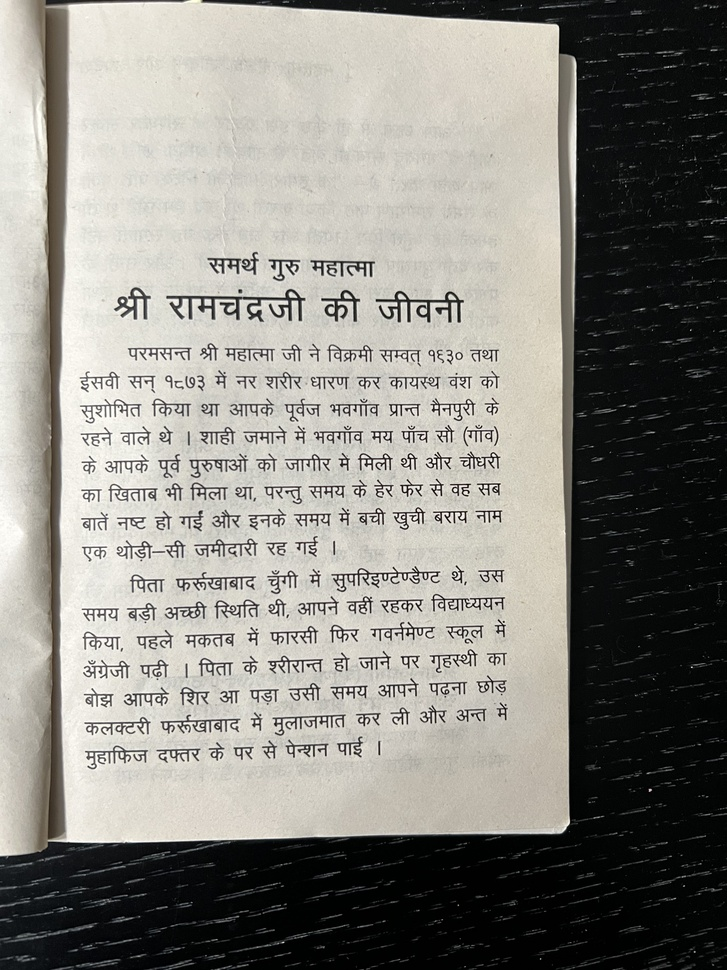
#> input picture inputtext/part1:4/IMG_7384.jpg, 727 x 970 px, shrunk from 3024 x 4032 before the run; its folder holds only this picture in this run
$ python main.py
#> lines starting #> are read from the running program, lines starting #| are printed output that depends on the picture; after the words box and inside, x2 and y2 are one past the last pixel; in counts of white or black regions, pixels touching at a corner belong together
from PIL import Image, ImageEnhance
import pytesseract as pt
import os

def preprocess_image(input_path):
#> called with input_path = 'inputtext/part1:4/IMG_7384.jpg'
    img = Image.open(input_path)
#> img is the input picture: PIL image 727x970 RGB; mean R, G, B 138.3, 136.5, 130.2

    # Convert to grayscale
    img = img.convert("L")
#> img: PIL image 727x970 L

    # Optionally apply enhancement to improve contrast
    enhancer = ImageEnhance.Contrast(img)
    img = enhancer.enhance(2.0)  # Adjust the contrast factor as needed
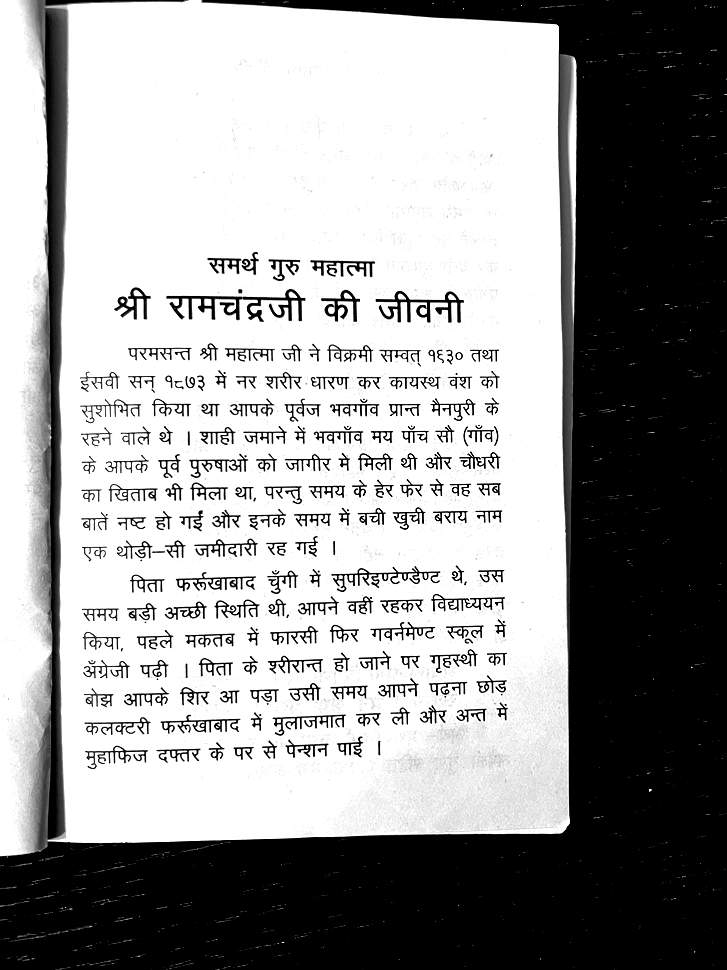
#> img: PIL image 727x970 L; min 0, max 255, mean 154.2

    # Apply thresholding to get a binary image (black & white)
    img = img.point(lambda p: p > 128 and 255)  # Adjust the threshold value as needed
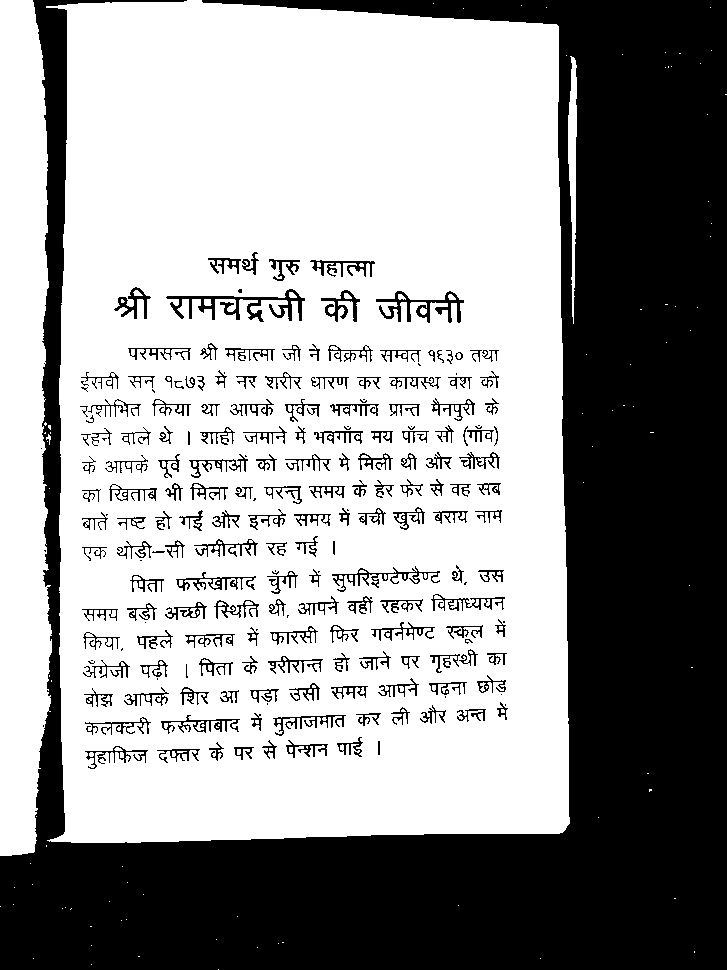
#> img: PIL image 727x970 L; 60.5% white; 212 black regions (43 under 20 px), largest, box (x1, y1, x2, y2) and area: (0, 0, 727, 970) 251011, (166, 289, 305, 322) 1352, (376, 291, 464, 323) 916
    return img

def main():
    # Path to your images
    base_input_path = "/Users/shhreya/hindi-ocr/inputtext/part1:4"
    base_output_path = "/Users/shhreya/hindi-ocr/outputtext/part1:4"

    # Ensure the base output directory exists
    os.makedirs(base_output_path, exist_ok=True)

    # Walk through the entire input directory- use os.walk
    for root, _, files in os.walk(base_input_path):
        for image_name in files:
            if not image_name.lower().endswith(('.png', '.jpg', '.jpeg', '.heic')):  # Handle image formats, but fin fact heic doesnt work
                continue

            input_path = os.path.join(root, image_name)

            # Get the relative path of the image (e.g., part1/4)
            relative_path = os.path.relpath(root, base_input_path)

            # Create the corresponding output folder
            output_folder = os.path.join(base_output_path, relative_path)
            os.makedirs(output_folder, exist_ok=True)

            try:
                # Preprocess the image
                img = preprocess_image(input_path)

                # Perform OCR
                text = pt.image_to_string(img, lang="hin")

                # Save the output text
                image_name_without_ext = os.path.splitext(image_name)[0]  # Remove the file extension
                output_file_path = os.path.join(output_folder, f"{image_name_without_ext}.txt")

                with open(output_file_path, "w", encoding='utf-8') as file:
                    file.write(text)

                print(f"Text extracted from {image_name} and saved to {output_file_path}")

            except Exception as e:
                print(f"Error processing {image_name}: {e}")

if __name__ == '__main__':
    main()
#> (the call stopped at in main, `text = pt.image_to_string(img, lang="hin")`: pytesseract is not available in this run)

$ run again, on inputtext/part1:4/IMG_7388.jpg
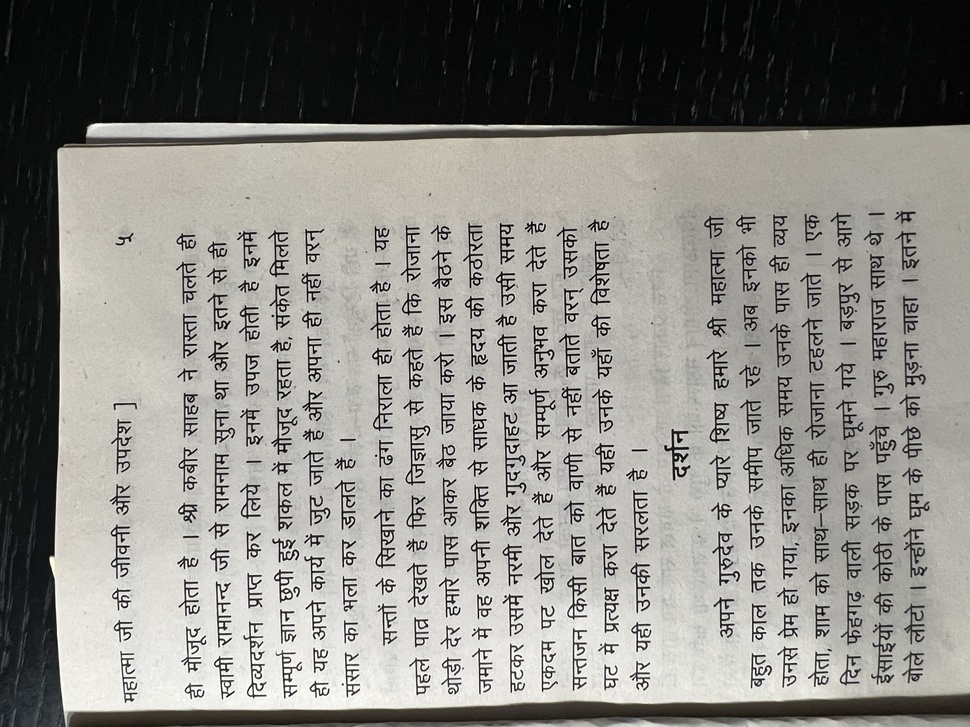
#> input picture inputtext/part1:4/IMG_7388.jpg, 970 x 727 px, shrunk from 4032 x 3024 before the run
#> in preprocess_image, img is the input picture: PIL image 970x727 RGB; mean R, G, B 137.6, 136.5, 131.8
#> in preprocess_image, `img = enhancer.enhance(2.0)`:
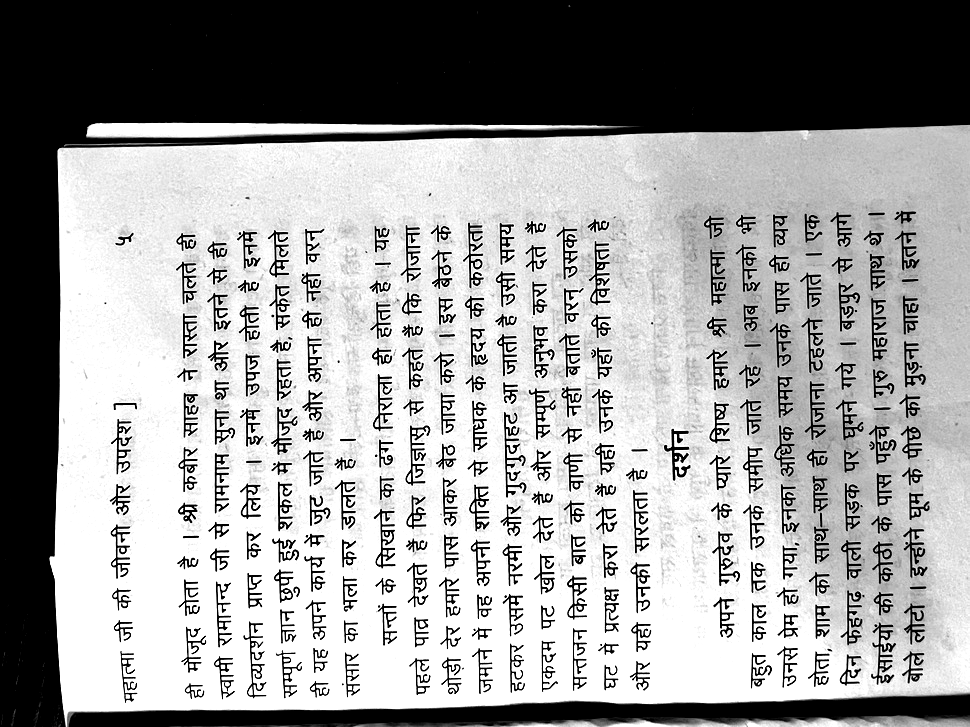
#> img: PIL image 970x727 L; min 0, max 255, mean 156
#> in preprocess_image, `img = img.point(lambda p: p > 128 and 255)`:
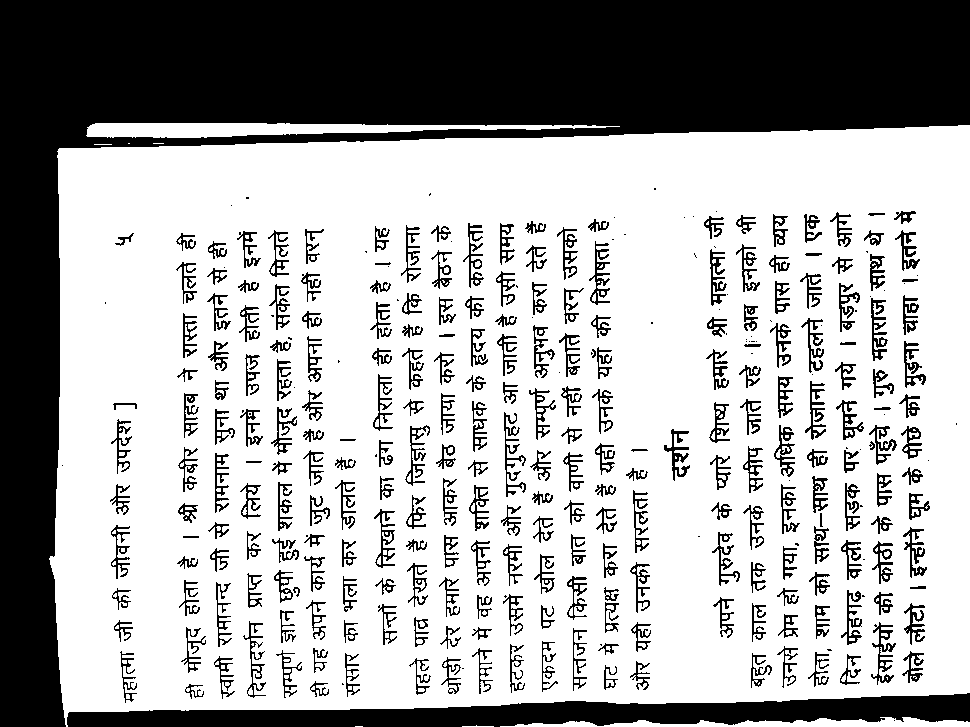
#> img: PIL image 970x727 L; 66.7% white; 324 black regions (71 under 20 px), largest, box (x1, y1, x2, y2) and area: (0, 0, 970, 727) 163010, (67, 693, 970, 727) 17509, (504, 412, 526, 497) 541

$ run again, on inputtext/part1:4/IMG_7389.jpg
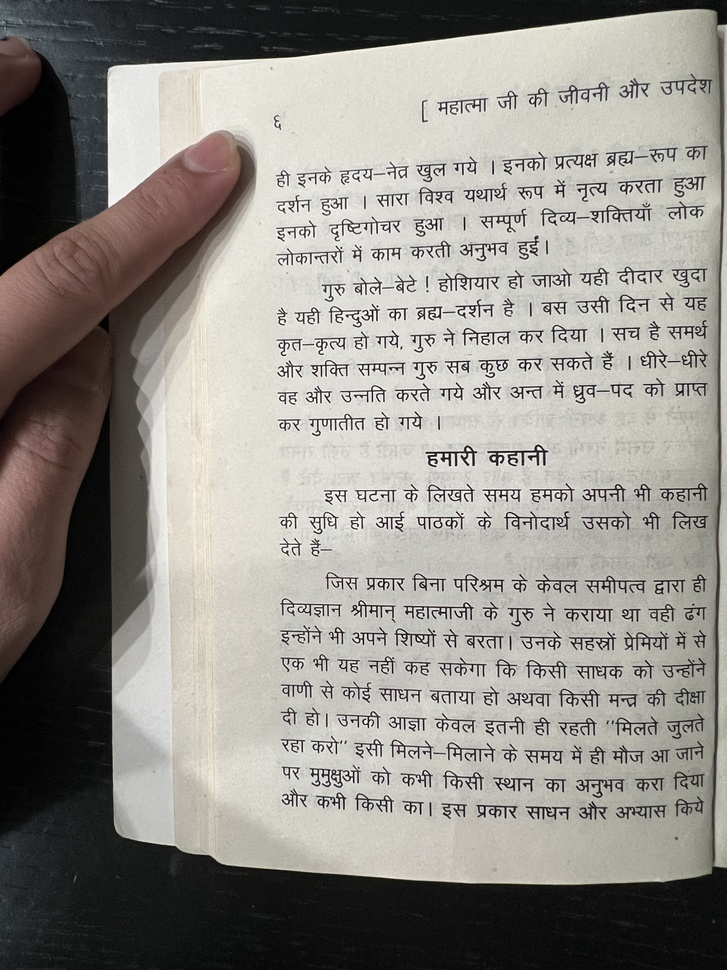
#> input picture inputtext/part1:4/IMG_7389.jpg, 727 x 970 px, shrunk from 3024 x 4032 before the run
#> in preprocess_image, img is the input picture: PIL image 727x970 RGB; mean R, G, B 145.2, 142.1, 136.5
#> in preprocess_image, `img = enhancer.enhance(2.0)`:
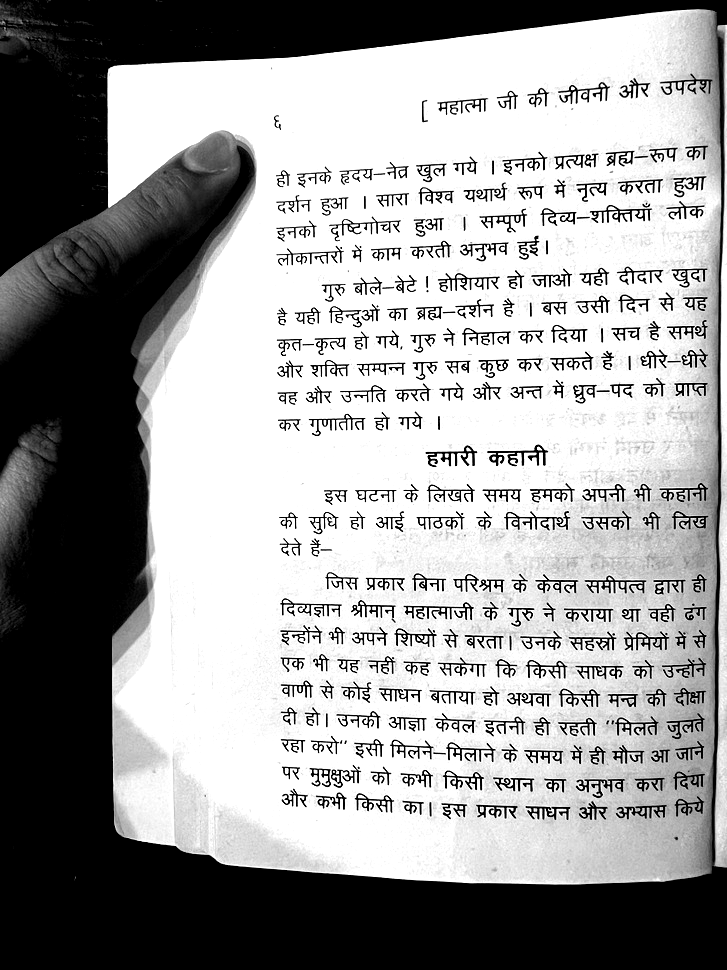
#> img: PIL image 727x970 L; min 0, max 255, mean 154.9
#> in preprocess_image, `img = img.point(lambda p: p > 128 and 255)`:
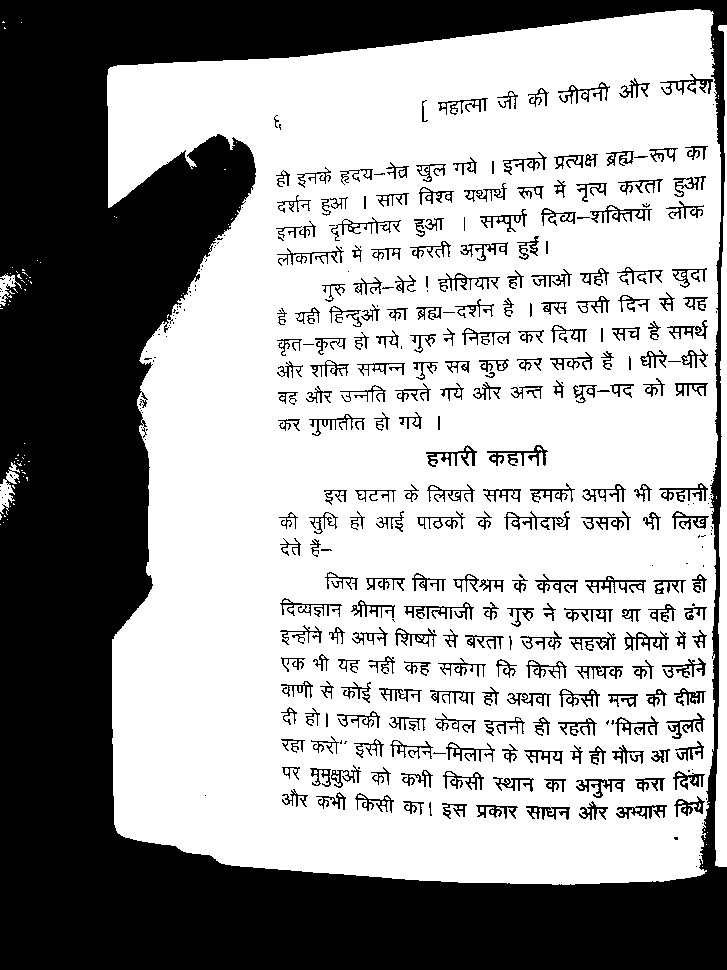
#> img: PIL image 727x970 L; 62.6% white; 352 black regions (110 under 20 px), largest, box (x1, y1, x2, y2) and area: (0, 0, 727, 970) 224327, (487, 445, 548, 466) 435, (404, 602, 474, 620) 400

$ run again, on inputtext/part1:4/IMG_7390.jpg
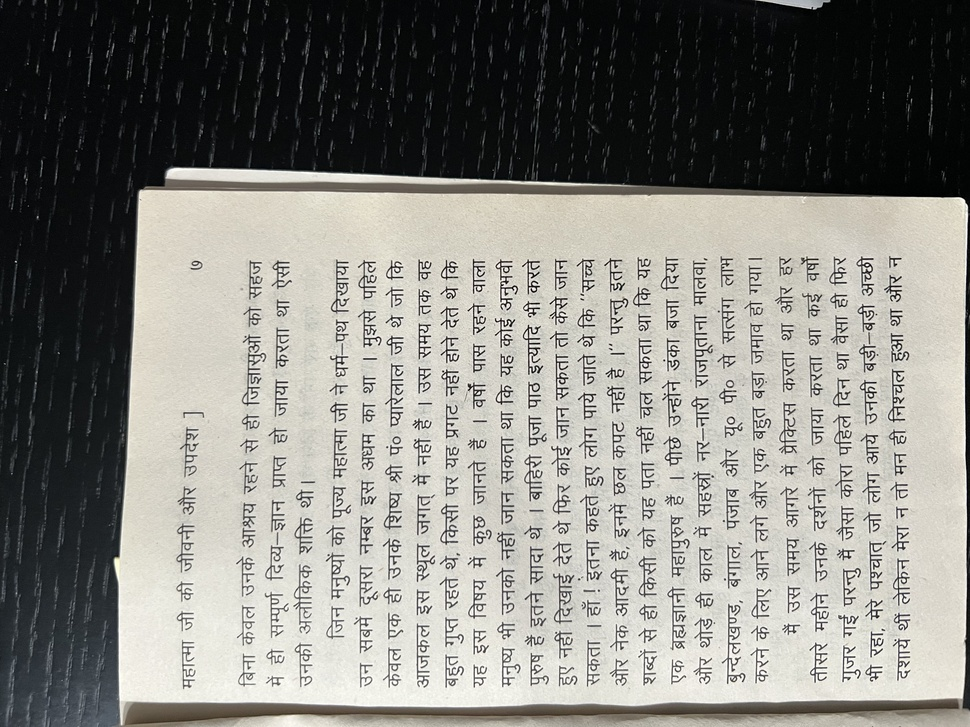
#> input picture inputtext/part1:4/IMG_7390.jpg, 970 x 727 px, shrunk from 4032 x 3024 before the run
#> in preprocess_image, img is the input picture: PIL image 970x727 RGB; mean R, G, B 135.5, 134.6, 129.2
#> in preprocess_image, `img = enhancer.enhance(2.0)`:
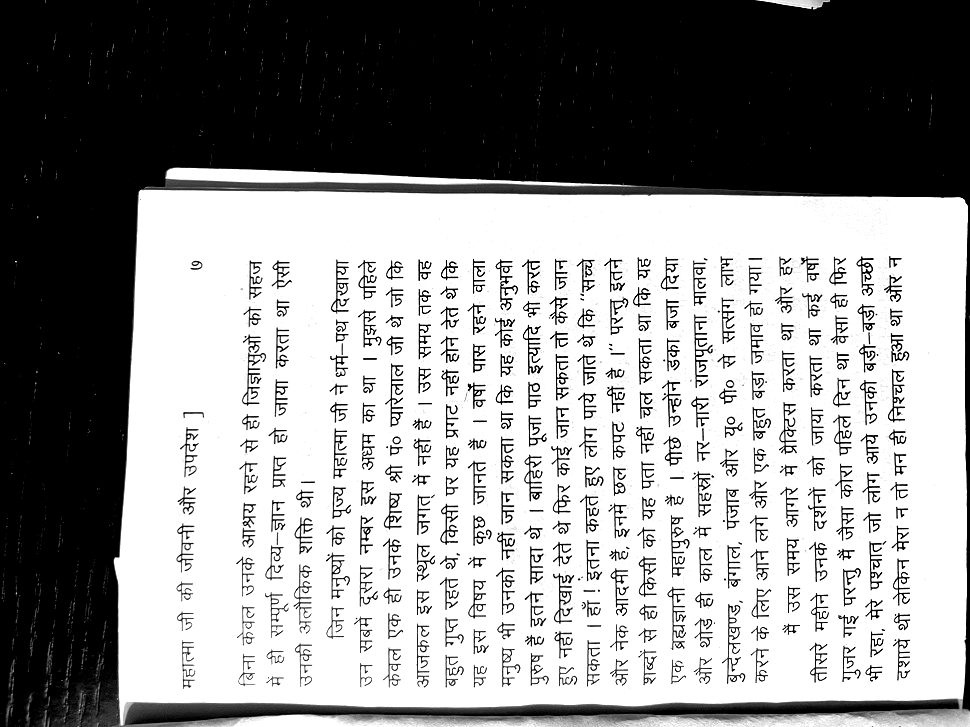
#> img: PIL image 970x727 L; min 0, max 255, mean 147.1
#> in preprocess_image, `img = img.point(lambda p: p > 128 and 255)`:
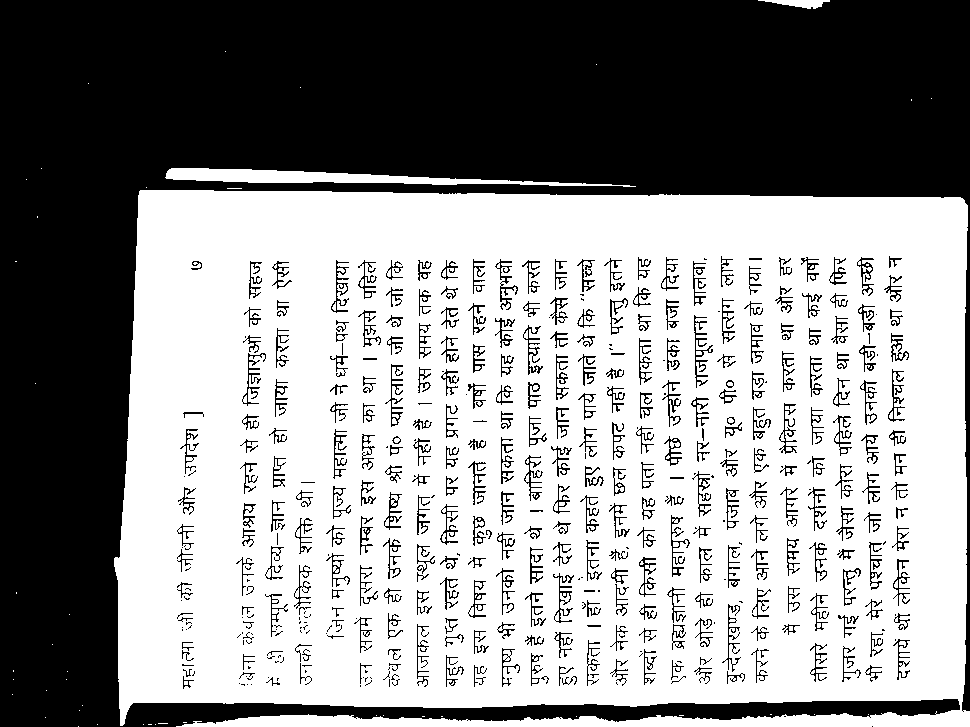
#> img: PIL image 970x727 L; 57.3% white; 443 black regions (133 under 20 px), largest, box (x1, y1, x2, y2) and area: (0, 0, 970, 727) 265228, (694, 315, 713, 388) 357, (385, 364, 403, 427) 287
